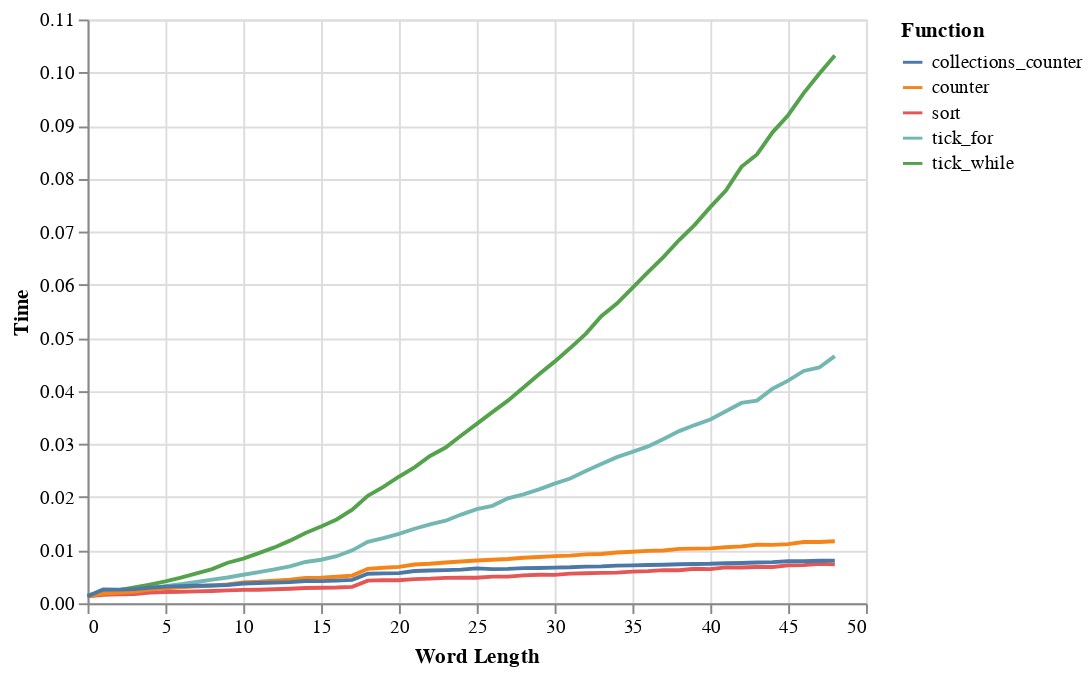

Source (notebook cell):
### Code cell
from anagram_checker import *
from timeit import timeit
import string
import altair as alt
import pandas as pd
import random
import itertools as it

funcs = (
    tick_while,
    tick_for,
    sort,
    counter,
    collections_counter,
    # brute_force,
)

def take(n):
    i = 0
    l = []
    letters = it.cycle(string.ascii_lowercase)
    while i < n:
        i += 1
        l.append(next(letters))
    return l

def make_anagram(n):
    a = take(n)
    b = a[:]
    random.shuffle(b)
    return "".join(a), "".join(b)

max_length = 50
step = 1

d = {n: make_anagram(n) for n in range(1, max_length, step)}

df = pd.DataFrame({
    f.__name__: [timeit(lambda: f(*d[n]), number=1000) for n in range(1, max_length, step)] 
    for f in funcs
})

df = df.reset_index().melt(id_vars="index", value_vars=map(lambda f: f.__name__, funcs))
df = df.rename(columns={"variable": "Function", "value": "Time", "index": "Word Length"})

alt.data_transformers.enable("default", max_rows=None)
alt.Chart(df).mark_line().encode(
    x="Word Length",
    y="Time",
    color="Function"
)

### Figure 1 — Vega-Lite specification as saved in the notebook (floating-point values rounded to 4 significant figures; data arrays with more than 128 entries replaced by an {"elided": "..."} marker saying what was removed)
{"config": {"view": {"continuousWidth": 400, "continuousHeight": 300}}, "data": {"name": "data-f6fd7a2a362c57dee1a0b71abc99fba3"}, "mark": "line", "encoding": {"color": {"field": "Function", "type": "nominal"}, "x": {"field": "Word Length", "type": "quantitative"}, "y": {"field": "Time", "type": "quantitative"}}, "$schema": "https://vega.github.io/schema/vega-lite/v4.17.0.json", "datasets": {"data-f6fd7a2a362c57dee1a0b71abc99fba3": {"elided": "245 records"}}}
